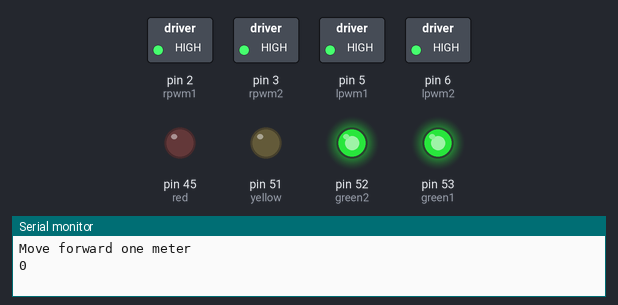
Bench run of a sketch on a simulated Arduino Mega 2560, built with avr-gcc and run on an emulated ATmega2560. On the bench: switched loads named in the sketch (green lamp = pin HIGH), output pins drawn as LEDs (lit = HIGH), the last lines printed to the serial monitor.

Above: at 5.05 s.
At 7.95 s:
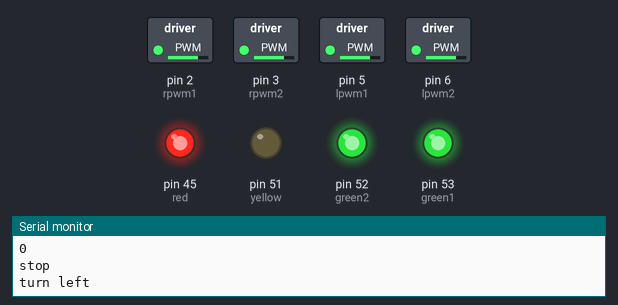
At 10.35 s:
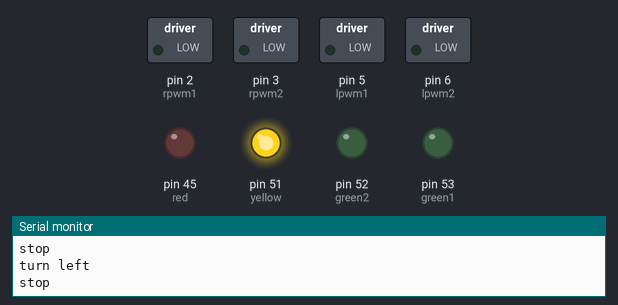
Timing chart, 0 to 12.0 s (numbered marks = the images above):
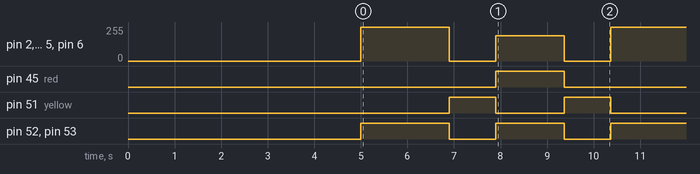

Measured:
- by itself, pin 45 (red): alternates HIGH for 1.5 s and LOW for 3.9 s, 8 changes in all, then stays LOW
- by itself, pin 51 (yellow): repeats every 5.4 s: LOW 1.5 s, HIGH 1.0 s, LOW 1.9 s, HIGH 1.0 s, until it stays HIGH from 25.5 s
- by itself, pin 52 (green2), pin 53 (green1): repeats every 5.4 s: LOW 1.0 s, HIGH 1.5 s, LOW 1.0 s, HIGH 1.9 s, until it stays LOW from 25.5 s
- by itself, pin 2 (rpwm1), pin 3 (rpwm2), pin 5 (lpwm1), pin 6 (lpwm2): repeats every 5.4 s: 0/255 1.0 s, 191/255 1.5 s, 0/255 1.0 s, 255/255 1.9 s, until it stays 0/255 from 25.5 s

The sketch:

self-drivingcar-program-2.ino
```cpp
int green1 = 53, green2 = 52, yellow = 51, red = 45; // initializing LED variables
int lin1 = 30, lin2 = 31, lin3 = 32, lin4 = 33, rin1 = 34, rin2 = 35, rin3 = 36, rin4 = 37, lpwm1 = 5, lpwm2 = 6, rpwm1 = 2, rpwm2 = 3; // initializing the motor variables
void setup() {
  pinMode(green1, OUTPUT); // set the frist green LED as output
  pinMode(green2, OUTPUT); // set second green LED as output
  pinMode(yellow, OUTPUT); // set the yellow LED as output
  pinMode(red, OUTPUT); // set the red LED as output
  Serial.begin(9600); // so the computer and Arduino can communicate smoothly when testing
  delay(5000); // delay the program 5 seconds at startup
}

void loop() {
  for (int i=0; i<4; i++) // for loop so that the car only turns 4 times
  {forwardmotion(); // calling of forward motion function
  Serial.println("Move forward one meter"); // print "Move forward one meter"
  Serial.println(i); // print the value of 'i' (which turn it is)
  delay(1900); //the car runs forward for 1.9 seconds (one meter)
  //car stopping
  digitalWrite(yellow, 1); // turn the yellow LEd on
  digitalWrite(green1, 0); // turn first green LED off
  digitalWrite(green2, 0); // turn second green LED off
  digitalWrite(red, 0); // turn red LEd off
  Serial.println("stop"); // print "stop"
  analogWrite(lpwm1, 0); // turn the front left motor to 0% power
  digitalWrite(lin1, 1);//turn the front left motor forwards
  digitalWrite(lin2, 0); // turn the front left motor forwards
  analogWrite(lpwm2, 0); // turn the back left motor to 0% power
  digitalWrite(lin3, 1); // turn the back left motor forwards
  digitalWrite(lin4, 0); // turn the back left motor backwards
  analogWrite(rpwm1, 0); // turn the front right motor to 0% power
  digitalWrite(rin1, 1); // turn the front right motor forwards
  digitalWrite(rin2, 0); // turn the front right motor forwards
  analogWrite(rpwm2, 0); // turn the back right motor to 0% power
  digitalWrite(rin3, 1); // turn the back right motor forwards
  digitalWrite(rin4, 0);//turn the back right motor forwards
  delay(1000); // delay 1 second (stop the car for 1 second)
  //car turning
  digitalWrite(red, 1); // turn the red LED on
  digitalWrite(yellow, 0); // turn the yellow LED off
  digitalWrite(green1, 1); // turn the first green LED on
  digitalWrite(green2, 1); // turn the second green LED on
  Serial.println("turn left"); // print "turn left"
  analogWrite(lpwm1, 191); // turn the front left motor to 75% power
  digitalWrite(lin1, 0); // turn the front left motor backwards
  digitalWrite(lin2, 1); // turn the front left motor backwards
  analogWrite(lpwm2, 191); // turn the back left motor to 75 % power
  digitalWrite(lin3, 0); // turn the back left motor backwards
  digitalWrite(lin4, 1); // turn the back left motor backwards
  analogWrite(rpwm1, 191); // turn the front right motor to 75 % power
  digitalWrite(rin1, 1); // turn the front right motor forwards
  digitalWrite(rin2, 0); // turn the front right motor forwards
  analogWrite(rpwm2, 191); // turn the back right motor to 75 % power
  digitalWrite(rin3, 1); // turn the right back motor forwards
  digitalWrite(rin4, 0); // turn the back right motor forwards
  delay(1470); // delay 1.39 seconds (car turning for 1.29 seconds)

  digitalWrite(yellow, 1); // turn the yellow LEd on
  digitalWrite(green1, 0); // turn first green LED off
  digitalWrite(green2, 0); // turn second green LED off
  digitalWrite(red, 0); // turn red LEd off
  Serial.println("stop"); // print "stop"
  analogWrite(lpwm1, 0); // turn the front left motor to 0% power
  digitalWrite(lin1, 1);//turn the front left motor forwards
  digitalWrite(lin2, 0); // turn the front left motor forwards
  analogWrite(lpwm2, 0); // turn the back left motor to 0% power
  digitalWrite(lin3, 1); // turn the back left motor forwards
  digitalWrite(lin4, 0); // turn the back left motor backwards
  analogWrite(rpwm1, 0); // turn the front right motor to 0% power
  digitalWrite(rin1, 1); // turn the front right motor forwards
  digitalWrite(rin2, 0); // turn the front right motor forwards
  analogWrite(rpwm2, 0); // turn the back right motor to 0% power
  digitalWrite(rin3, 1); // turn the back right motor forwards
  digitalWrite(rin4, 0);//turn the back right motor forwards
  delay(1000);} // delay 1 second (stop the car for 1 second)

  delay(1000000); // delay the program 1000 seconds (essentially stopping the program)
}

void forwardmotion() // function for the car moving forward
{
  digitalWrite(green1, 1); // first green LED on
  digitalWrite(green2, 1); // turn second green LED on
  digitalWrite(yellow, 0); // turn the yellow LED off
  digitalWrite(red, 0); // turn the red LED off
  analogWrite(lpwm1, 255); // turn the front left motor to 100% power
  digitalWrite(lin1, 1); // turn the front left motor forwards
  digitalWrite(lin2, 0); // turn the front left motor forwards
  analogWrite(lpwm2, 255); // turn the back left motor to 100% power
  digitalWrite(lin3, 1); // turn the back left motor forwards
  digitalWrite(lin4, 0); // turn the back left motor forwards
  analogWrite(rpwm1, 255); // turn the front right motor to 100% power
  digitalWrite(rin1, 1); // turn the front right motor forwards
  digitalWrite(rin2, 0); // turn the front right motor forwards
  analogWrite(rpwm2, 255); // turn the back right motor to 100% power
  digitalWrite(rin3, 1); // turn the back right motor forwards
  digitalWrite(rin4, 0); // turn the back right motor forwards
}
```
